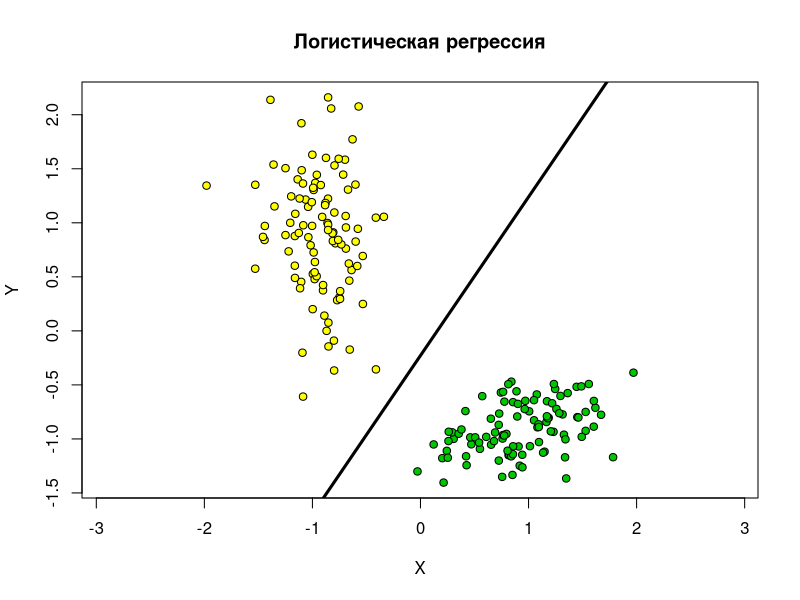

This figure's R source:
## Нормализация обучающей выборки
trainingSampleNormalization <- function(xl)
{
  n <- dim(xl)[2] - 1
  for(i in 1:n)
  {
    xl[, i] <- (xl[, i] - mean(xl[, i])) / sd(xl[, i])
  }
  return (xl)
}
## Добавление колонки для из -1 для w0

trainingSamplePrepare <- function(xl)
  
{
  
  l <- dim(xl)[1]
  
  n <- dim(xl)[2] - 1
  
  xl <- cbind(xl[, 1:n], seq(from = -1, to = -1, length.out = l), xl[, n + 1])
  
}



## Логарифмическая функция потерь

lossSigmoid <- function(x)
  
{
  
  return (log2(1 + exp(-x)))
  
}
## Сигмоидная функция
sigmoidFunction <- function(z)
{
  return (1 / (1 + exp(-z)))
}
## Стохастический градиент для логистической регрессии 
sg.LogRegression <- function(xl)
{
  l <- dim(xl)[1]
  n <- dim(xl)[2] - 1
  w <- c(1/2, 1/2, 1/2)
  iterCount <- 0
  lambda <- 1/l
  ## Инициализация Q
  Q <- 0
  for (i in 1:l)
  {
    ## Считаем скаляр <w,x>
    wx <- sum(w * xl[i, 1:n])
    ## Считаем отступ
    margin <- wx * xl[i, n + 1]
    Q <- Q + lossSigmoid(margin)
  }
  
  repeat
    
  {
    # Рандомный игдекс ошибки
    i <- sample(1:l, 1)
    iterCount <- iterCount + 1
    xi <- xl[i, 1:n]
    yi <- xl[i, n + 1]
    ## считаем скаляр <w,xi>
    wx <- sum(w * xi)
    ## делаем градиентный шаг
    margin <- wx * yi
    ex <- lossSigmoid(margin)
    eta <- 0.3#1 / iterCount
    w <- w + eta * xi * yi * sigmoidFunction(-wx * yi)
    ## считаем новое  Q
    Qprev <- Q
    Q <- (1 - lambda) * Q + lambda * ex
    if (abs(Qprev - Q) / abs(max(Qprev, Q)) < 1e-5)
      break
  }
  return (w)
}
ObjectsCountOfEachClass <- 100

library(MASS)
Sigma1 <- matrix(c(2, 0, 0, 10), 2, 2)
Sigma2 <- matrix(c(4, 1, 1, 2), 2, 2)
xy1 <- mvrnorm(n=ObjectsCountOfEachClass, c(0, 0), Sigma1)
xy2 <- mvrnorm(n=ObjectsCountOfEachClass, c(10, -10), Sigma2)
xl <- rbind(cbind(xy1, -1), cbind(xy2, +1))
colors <- c(rgb(255/255, 255/255, 0/255), "white", rgb(0/255, 200/255, 0/255))
## Нормализация
xlNorm <- trainingSampleNormalization(xl)
xlNorm <- trainingSamplePrepare(xlNorm)
## отображение

plot(xlNorm[, 1], xlNorm[, 2], pch = 21, bg = colors[xl[,3] + 2], asp = 1, xlab = "X", ylab = "Y", main = "Логистическая регрессия")
w <- sg.LogRegression(xlNorm)
abline(a = w[3] / w[2], b = -w[1] / w[2], lwd = 3, col = "black")
